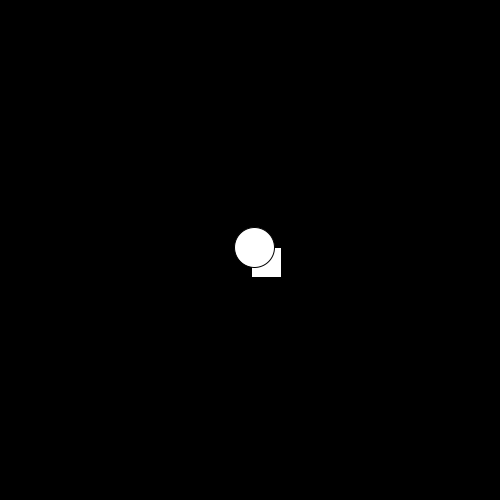
Frame 1 (no input)
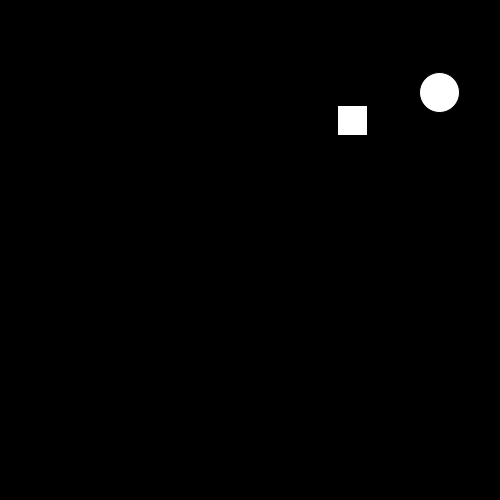
Frame 60 (the mouse pressed at the canvas centre just before this capture)
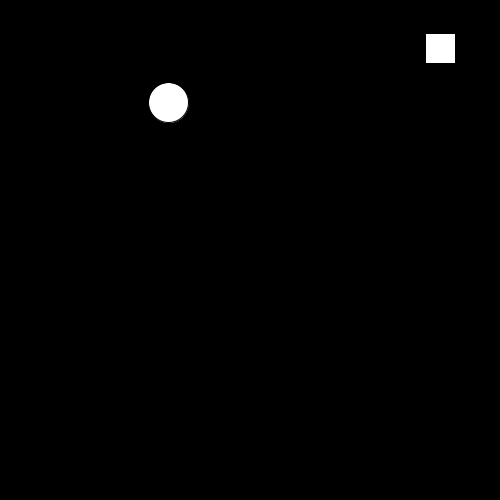
Frame 120 (the mouse held since frame 60 and released just before this capture)

The Processing sketch that drew these frames (run headless with seeded random() and noise(); from frame 60 on, the mouse is pressed at the canvas centre):

// Processing sketch: processing_119692
// ── processing_119692.pde

Rectangle r;
Cercle c;

void setup() {
  ellipseMode(RADIUS);
  size(500, 500);
  background(0);
  r = new Rectangle(30, 30);
  c = new Cercle(20);
}

void draw() {
  fill(0);
  rect(0,0,width,height);
  fill(255);
  r.affiche();
  c.affiche();
}
//============================================================
//                     CLASSES
//============================================================


//--------------------- Rectangle --------------------------
class Rectangle {
  float largeur;
  float longueur;
  float posX, posY;
  float vitesseX, vitesseY;

  // Constructeur
  Rectangle (float w, float h) {
    largeur = w;
    longueur = h;
    posX = width / 2;
    posY = height / 2;
    vitesseX = random(-5, 5);
    vitesseY = random(-5, 5);
  }

  // Aire
  float aire() {
    return largeur * longueur;
  }

  // Périmètre
  float perimetre() {
    return 2 * (largeur + longueur);
  }
  
  // Affichage
  void affiche() {
    bouge();
    rect(posX, posY, largeur, longueur);
  }
  
  // Bouger
  void bouge() {
    posX += vitesseX;
    posY += vitesseY;
    if (posX > width - largeur || posX < 0)
      vitesseX *= -1;
    if (posY > height - longueur || posY < 0)
      vitesseY *= -1;
  }
}

//--------------------- Cercle --------------------------
class Cercle {
  float rayon;
  float posX, posY;
  float vitesseX, vitesseY;
  
  Cercle(float r) {
    rayon = r;
    posX = width / 2;
    posY = height / 2;
    vitesseX = random(-5, 5);
    vitesseY = random(-5, 5);
  }
  
  Cercle(float r, float x, float y) {
    rayon = r;
    posX = x;
    posY = y;
  }
  
  // aire
  float aire() {
    return PI * rayon * rayon;
  }
  
  // perimetre
  float perimetre() {
    return 2 * PI * rayon;
  }
  
  
  // afficher
  void affiche() {
    bouge();
    ellipse(posX, posY, rayon, rayon);
  }
  
  // bouger
  void bouge() {
    posX += vitesseX;
    posY += vitesseY;
    if (posX > width - rayon || posX < rayon)
      vitesseX *= -1;
    if (posY > height - rayon || posY < rayon)
      vitesseY *= -1;
  }
}
